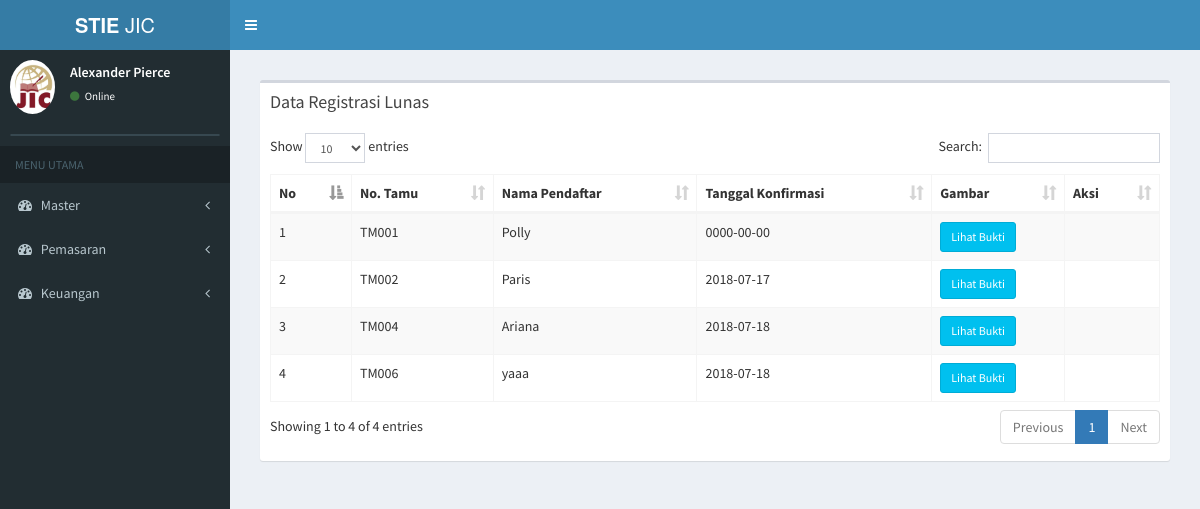
/index.php/finance/data_lunas, run on an earlier commit of the app's database.
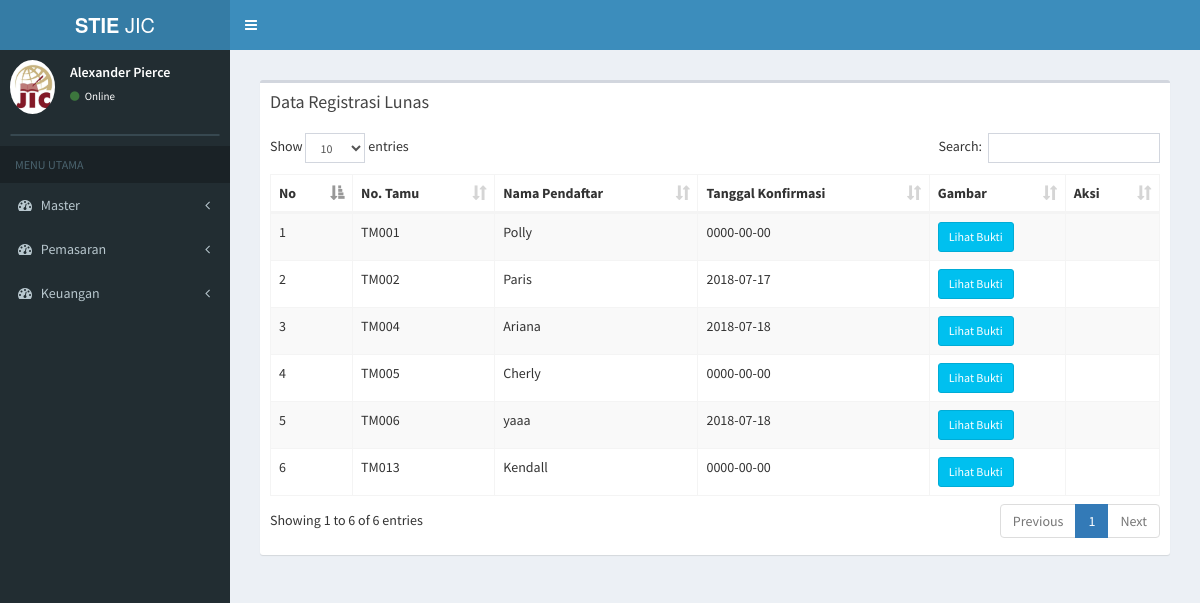
And on a later commit of the database.
### tables this page shows
CREATE TABLE `tb_pendaftaran` (
  `id_pendaftaran` varchar(6) NOT NULL,
  `tanggal_pendaftaran` date NOT NULL,
  `nama_pendaftar` varchar(50) NOT NULL,
  `jk_pendaftar` varchar(20) NOT NULL,
  `id_sekolah` varchar(6) NOT NULL,
  `jurusan` varchar(20) NOT NULL,
  `alamat` varchar(100) NOT NULL,
  `email` varchar(30) NOT NULL,
  `no_telp` varchar(15) NOT NULL,
  `waktu` varchar(10) NOT NULL,
  `status_bayar` varchar(20) NOT NULL,
  `id_prodi` varchar(6) NOT NULL,
  `sumber` varchar(30) NOT NULL,
  `ibu_kandung` varchar(30) NOT NULL,
  `bukti_transfer` text NOT NULL,
  `agama` varchar(10) NOT NULL,
  `id_du` varchar(6) NOT NULL,
  `f1` text NOT NULL,
  `f2` text NOT NULL,
  `f3` text NOT NULL,
  `notes` text NOT NULL,
  `tanggal_konfirmasi` date NOT NULL,
  `sgs` varchar(20) NOT NULL
);

### application/controllers/finance.php (called while the page is built, shortened)
<?php
class Finance extends CI_Controller {
	public function __construct()
	{
		$this->load->model('finance_model');
	}
	public function data_lunas()
	{
		$data['main_view'] = 'Finance/data_lunas_view';
		$data['mahasiswa'] = $this->finance_model->data_lunas();
		$this->load->view('template', $data);
	}
}

### index.php (called while the page is built, shortened)
<?php
require_once BASEPATH.'core/CodeIgniter.php';

### application/models/finance_model.php (called while the page is built, shortened)
<?php
class Finance_model extends CI_Model {
  public function data_lunas(){
    $query = $this->db->query("SELECT * FROM tb_pendaftaran WHERE status_bayar = 'Lunas' OR status_bayar = 'Aktif'")->result();
    return $query;
  }
}

### application/views/Finance/data_lunas_view.php (the view, shortened to what this page needs)
<section class="content">
      <div class="row">
        <div class="col-xs-12">
          <div class="box">
            <div class="box-header">
              <h3 class="box-title">Data Registrasi Lunas</h3>
            </div>
            <div class="box-body">
              <table id="example1" class="table table-bordered table-striped">
                <thead>
                <tr>
                  <th>No</th>
                  <th>No. Tamu</th>
                  <th>Nama Pendaftar</th>
                  <th>Tanggal Konfirmasi</th>
                  <th>Gambar</th>
                  <th>Aksi</th>
                </tr>
                </thead>
                <tbody>
                <?php
                $no = 0;
                foreach ($mahasiswa as $data) {
                  echo '
                <tr>
                  <td>'.++$no.'</td>
                  <td name="id_pendaftaran">'.$data->id_pendaftaran.'
                  </td>
                  <td>'.$data->nama_pendaftar.'</td>
                  <td>'.$data->tanggal_konfirmasi.'
                  </td>
                  <td> <a href="'.base_url('uploads/'.$data->bukti_transfer).'" class="btn btn-info btn-sm" target="_blank">Lihat Bukti</a>
                  </td>
                  <td>
                ' ;
              }
              ?>
                </tbody>
              </table>
            </div>
          </div>
        </div>
      </div>
    </section>

What changed in the data, as far as the page shows it:
now on this page (row edited): tb_pendaftaran: id_pendaftaran "TM005", nama_pendaftar "Cherly", tanggal_konfirmasi "0000-00-00"
added tb_pendaftaran: id_pendaftaran "TM013", nama_pendaftar "Kendall", tanggal_konfirmasi "0000-00-00"
Also different on the page:
text written by a page script: "Show entries Search: Showing 1 to 4 of 4 entries Previous 1 Next" → "Show entries Search: Showing 1 to 6 of 6 entries Previous 1 Next"
